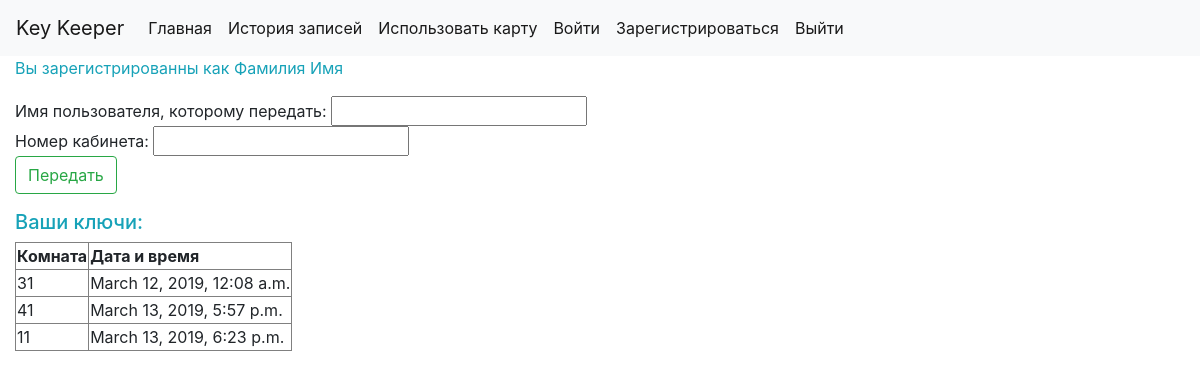
Before: / (signed in) with the older database file.
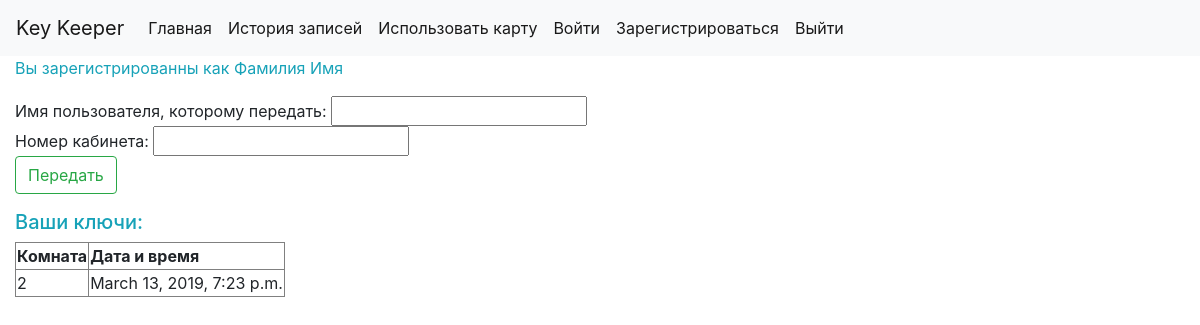
After: the same page with the newer database file.
### keeper/models.py (models this page shows)
class History(models.Model):
    key = models.IntegerField()
    time_cr = models.DateTimeField(default=datetime.datetime.now)
    user_id = models.ForeignKey(CustomUser, on_delete=models.CASCADE)
    active = models.CharField(max_length=100, default='Не сдан')
    time_back = models.DateTimeField(default=datetime.datetime.min)

### keeper/views.py (the view)
# urls.py: path('', views.index, name='index'),
@login_required
def index(request):
    context = {}
    if request.method == 'POST':
        f = TransferForm(request.POST)
        if 'transfer_req' in request.POST:
            if f.is_valid():
                try:
                    tran_user = CustomUser.objects.filter(username=f.data['username']).get()
                    if tran_user != request.user:
                        try:
                            if tran_user.key_tran_last != -1:
                                tran_user_last = CustomUser.objects.filter(username=tran_user.user_tran_last).get()
                                hist = History.objects.filter(key=tran_user.key_tran_last, user_id=tran_user_last,
                                                              active='Ожидает передачи').get()
                                hist.active = 'Не сдан'
                                hist.save()
                                tran_user.key_tran_last = -1
                                tran_user.user_tran_last = 'никто'
                                tran_user.save()
                            hist = History.objects.filter(key=f.data['key_num'], user_id=request.user,
                                                          active='Не сдан').get()
                            hist.active = 'Ожидает передачи'
                            hist.save()
                            tran_user.user_tran_last = str(request.user.username)
                            tran_user.key_tran_last = f.data['key_num']
                            tran_user.save()
                            context['message'] = 'Ожидайте подтверждения'
                        except ObjectDoesNotExist:
                            context['message'] = 'У вас нет такого ключа'
                    else:
                        context['message'] = 'Нельзя передать ключ себе'
                except ObjectDoesNotExist:
                    context['message'] = 'Нет такого пользователя'
        elif 'accept' in request.POST:
            user_tran = CustomUser.objects.filter(username=request.user.user_tran_last).get()
            hist = History.objects.filter(key=request.user.key_tran_last, user_id=user_tran,
                                          active='Ожидает передачи').get()
            hist.active = 'Сдан'
            hist.time_back = datetime.datetime.now()
            hist.save()
            hist = History(key=request.user.key_tran_last, user_id=request.user, active='Не сдан')
            hist.save()
            request.user.key_tran_last = -1
            request.user.user_tran_last = 'никто'
            request.user.save()
            context['message'] = 'Вы получили ключ'
        elif 'reject' in request.POST:
            user_tran = CustomUser.objects.filter(username=request.user.user_tran_last).get()
            hist = History.objects.filter(key=request.user.key_tran_last, user_id=user_tran,
                                          active='Ожидает передачи').get()
            hist.active = 'Не сдан'
            hist.save()
            request.user.key_tran_last = -1
            request.user.user_tran_last = 'никто'
            request.user.save()
            context['message'] = 'Вы отказались получать ключ'
    else:
        f = TransferForm()
    key_list = History.objects.filter(user_id=request.user, active='Не сдан')
    context['key_list'] = key_list
    if request.user.key_tran_last != -1:
        context['key_receive'] = request.user.key_tran_last
        context['user_receive'] = request.user.user_tran_last
    context['form'] = f
    context['user_id'] = str(request.user.last_name) + ' ' + str(request.user.first_name)
    return render(request, 'transfer.html', context)

### keeper/forms.py
class TransferForm(forms.Form):
    username = forms.CharField(label='Имя пользователя, которому передать:', max_length=100, required=True)
    key_num = forms.IntegerField(label='Номер кабинета:', max_value=1000, required=True)

### keeper/templates/transfer.html (shortened to what this page needs)
<!DOCTYPE html>
<html lang="en">
<head>
    {% include "includes/head.html" %}
</head>
<body>
    {% include "includes/nav_bar.html" %}
    <div class="container-fluid">
        <p class="text-info">Вы зарегистрированны как {{ user_id }}</p>
        <form method="POST" action="">
            {{ form.username.label }} {{ form.username }}
            <br>
            {{ form.key_num.label }} {{ form.key_num }}
            <br>
            <input type="submit" value="Передать" class="btn btn-outline-success" name="transfer_req">
        </form>
        {% if key_list %}
            <h5 class="text-info">Ваши ключи:</h5>
            <table border="1">
            <tr>
                <th>Комната</th>
                <th>Дата и время</th>
            </tr>
            {% for elem in key_list %}
                <tr><td>{{ elem.key }}</td> <td>{{ elem.time_cr }}</td></tr>
            {% endfor %}
            </table>
        {% else %}
            <p>На Вас не записано ни одного ключа</p>
        {% endif %}
    </div>
</body>
</html>

Changed rows visible on the page:
no longer on this page (row edited): History: key "31", time_cr "March 12, 2019, 12:08 a.m."
no longer on this page (row edited): History: key "41", time_cr "March 13, 2019, 5:57 p.m."
no longer on this page (row edited): History: key "11", time_cr "March 13, 2019, 6:23 p.m."
added History: key "2", time_cr "March 13, 2019, 7:23 p.m."
